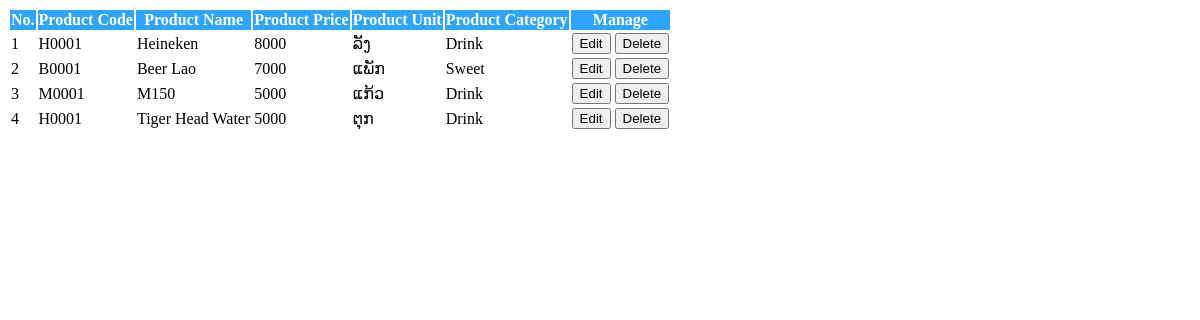
The app's page /admin/table_product.php with its own data.
### tables this page shows
CREATE TABLE `products` (
  `pro_id` int(11) NOT NULL,
  `pro_code` varchar(10) NOT NULL,
  `pro_name` varchar(50) NOT NULL,
  `pro_price` int(10) NOT NULL,
  `u_id` int(11) NOT NULL,
  `cat_id` int(11) NOT NULL
);

CREATE TABLE `units` (
  `u_id` int(11) UNSIGNED ZEROFILL NOT NULL,
  `u_name` varchar(20) NOT NULL
);

CREATE TABLE `category` (
  `cat_id` int(11) UNSIGNED ZEROFILL NOT NULL,
  `cat_name` varchar(20) NOT NULL
);

### admin/table_product.php (the view, shortened to what this page needs)
<link href="css/dataTables.bootstrap.min.css" rel="stylesheet">
<table class="table table-hover table-bordered" id="product_table">
    <thead style="background-color: #30a5ff; color: white;">
        <tr>
            <th>No.</th>
            <th>Product Code</th>
            <th>Product Name</th>
            <th>Product Price</th>
            <th>Product Unit</th>
            <th>Product Category</th>
            <th>Manage</th>
        </tr>
    </thead>
    <tbody>
    <?php
    include("../database/connect.php");
    $sql = "SELECT * FROM products INNER JOIN category ON products.cat_id = category.cat_id INNER JOIN units ON products.u_id = units.u_id";
    $query = $conn->query($sql);
    $no = 1;
    if($query->num_rows > 0 ){
        while($row = $query->fetch_assoc()){
    ?>
        <tr>
            <td><?php echo $no++?></td>
            <td><?php echo $row["pro_code"]?></td>
            <td><?php echo $row["pro_name"]?></td>
            <td><?php echo $row["pro_price"]?></td>
            <td><?php echo $row["u_name"]?></td>
            <td><?php echo $row["cat_name"]?></td>
            <td>
            <button type="button" name="edit" class="btn btn-warning edit_data" data-id="<?php echo $row["pro_id"]?>"><i class="fa fa-pencil-square-o" aria-hidden="true"></i> Edit</button>
            <button type="button" name="delete" class="btn btn-danger delete_data" data-id="<?php echo $row["pro_id"]?>"><i class="fa fa-trash-o" aria-hidden="true"></i> Delete</button>
            </td>
        </tr>
        <?php
             }
            }
    ?>
    </tbody>
</table>

### records on screen
products: pro_code "H0001", pro_name "Heineken", pro_price "8000", u.u_name "ລັງ", cat.cat_name "Drink"
products: pro_code "B0001", pro_name "Beer Lao", pro_price "7000", u.u_name "ແພັກ", cat.cat_name "Sweet"
products: pro_code "M0001", pro_name "M150", pro_price "5000", u.u_name "ແກ້ວ", cat.cat_name "Drink"
products: pro_code "H0001", pro_name "Tiger Head Water", pro_price "5000", u.u_name "ຕຸກ", cat.cat_name "Drink"
